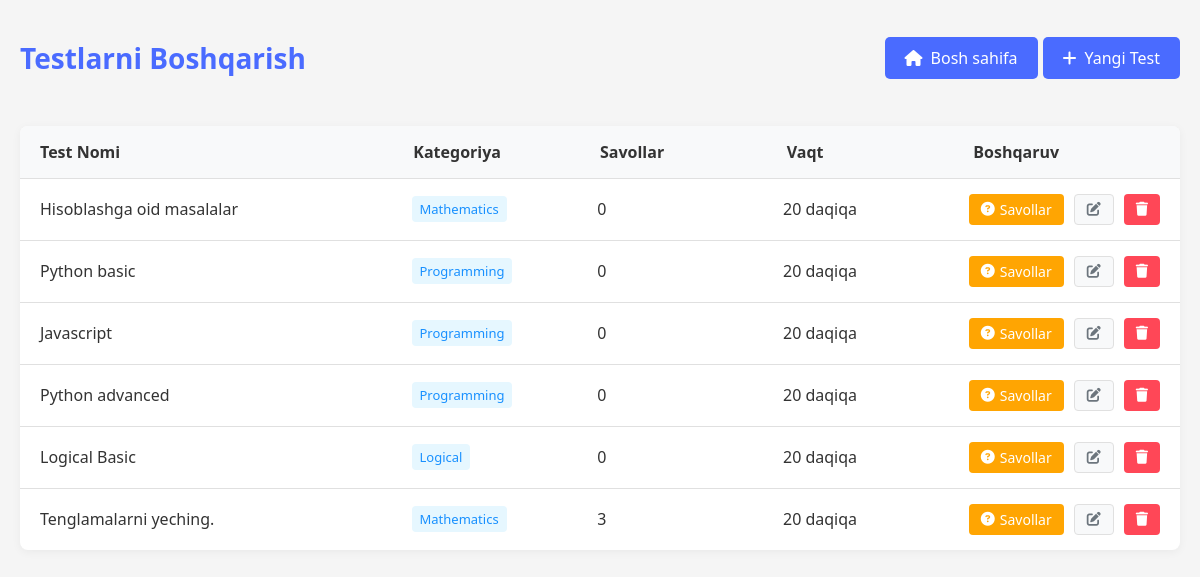
The app's page /manage-tests (signed in), older data.
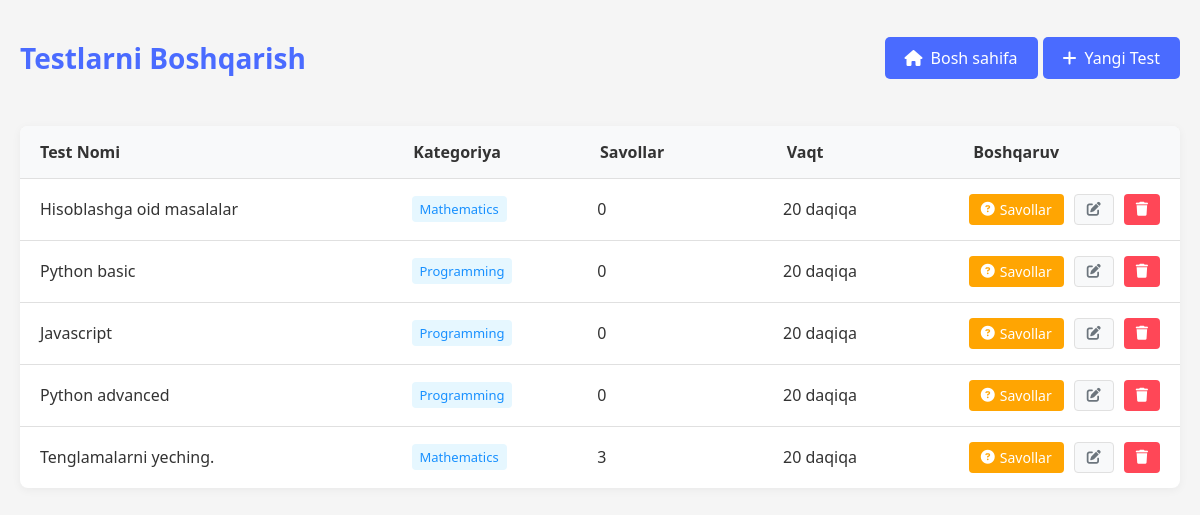
The same page, newer data.
### main/models.py (models this page shows, shortened)
class Test(models.Model):
    author = models.ForeignKey(CustomUser, on_delete=models.CASCADE)
    category = models.ForeignKey(Category, on_delete=models.CASCADE, related_name='tests')
    title = models.CharField(max_length=100)
    difficulty = models.CharField(max_length=10, choices=DIFFICULTY_LEVELS, default='easy')
    is_basics = models.BooleanField(default=True)
    description = models.CharField(max_length=300, default='')
    duration = models.DurationField(default=timezone.timedelta(minutes=20))  # test muddati 20 daqiqa
    max_attempt = models.PositiveSmallIntegerField()
    start_date = models.DateTimeField(default=timezone.now)
    end_time = models.DateTimeField(default=(timezone.now()+timezone.timedelta(days=10)))
    pass_percentage = models.PositiveIntegerField(default=60)
    icon_class = models.CharField(max_length=100, default='fa fa-folder' ) # masalan: 'fa fa-code'
    completed_count = models.PositiveIntegerField(default=0)
    class Meta:
        verbose_name = 'test'
        verbose_name_plural = 'tests'
    def question_count(self):
        return self.questions.count()

class Category(models.Model):
    name = models.CharField(max_length=50, unique=True)
    icon_class = models.CharField(max_length=100, default='fa fa-folder' ) # masalan: 'fa fa-code'
    class Meta:
        verbose_name = 'category'
        verbose_name_plural = 'categories'

### main/views.py (the view)
# urls.py: path('manage-tests', ManageTestsView.as_view(), name='manage_tests'),
class ManageTestsView(LoginRequiredMixin, View):
    login_url = 'users:login'
    def dispatch(self, request, *args, **kwargs):
        if not request.user.is_staff:
            raise PermissionDenied("Faqat admin foydalanuvchilar bu amalni bajara oladi.")
        return super().dispatch(request, *args, **kwargs)
    def get(self, request):
        tests = Test.objects.all()
        context = {
            'tests': tests
        }
        return render(request, 'main/manage_tests.html', context)

### main/templatetags/duration_filters.py (called while the page is built)
@register.filter
def duration_in_minutes(value):
    try:
        return int(value.total_seconds() // 60)
    except:
        return 0

### main/views.py (called while the page is built)
def get_today(request):
    today = datetime.date(datetime.today())
    return {'today': today}

### templates/main/manage_tests.html (shortened to what this page needs)
{% load static %}
{% load duration_filters %}
<!DOCTYPE html>
<html lang="uz">
<head>
    <link rel="stylesheet" href="{% static 'css/manage_tests.css' %}">
    <link rel="stylesheet" href="https://cdnjs.cloudflare.com/ajax/libs/font-awesome/6.4.0/css/all.min.css">
</head>
<body>
    <div class="container">
        <div class="header">
            <h1 class="page-title">Testlarni Boshqarish</h1>
            <div style="display: flex;">
                <a href="{% url 'main:index' %}" class="add-btn" style="text-decoration: none; margin-right: 5px;">
                    <i class="fas fa-home"></i>
                    Bosh sahifa
                </a>
                <a href="{% url 'main:new_test' %}" class="add-btn" style="text-decoration: none;">
                    <i class="fas fa-plus"></i>
                    Yangi Test
                </a>
            </div>
        </div>
        <div class="tests-table">
            <div class="table-header">
                <div>Test Nomi</div>
                <div>Kategoriya</div>
                <div>Savollar</div>
                <div>Vaqt</div>
                <div>Boshqaruv</div>
            </div>
            {% if tests.exists %}
                {% for test in tests %}
                    <div class="test-item">
                        <div class="test-name">{{ test.title }}</div>
                        <div><span class="test-category">{{ test.category.name }}</span></div>
                        <div>{{ test.question_count }}</div>
                        <div>{{ test.duration|duration_in_minutes }} daqiqa</div>
                        <div class="test-actions">
                            <a class="action-btn questions-btn">
                                <i class="fas fa-question-circle"></i>
                                Savollar
                            </a>
                            <a class="action-btn edit-btn">
                                <i class="fas fa-edit"></i>
                            </a>
                            <a class="action-btn delete-btn">
                                <i class="fas fa-trash"></i>
                            </a>
                        </div>
                    </div>
                {% endfor %}
            {% endif %}
        </div>
    </div>
</body>
</html>

### static/css/manage_tests.css (style rules this page uses)
:root { --primary-color: #4a6bff; --secondary-color: #f8f9fa; --danger-color: #ff4757; --warning-color: #ffa502; --text-color: #333; --light-text: #6c757d; --border-color: #e0e0e0; }
body { font-family: 'Segoe UI', Tahoma, Geneva, Verdana, sans-serif; background-color: #f5f5f5; color: var(--text-color); margin: 0; padding: 0; }
.container { max-width: 1200px; margin: 0 auto; padding: 20px; }
.header { display: flex; justify-content: space-between; align-items: center; margin-bottom: 30px; }
.page-title { font-size: 28px; font-weight: 600; color: var(--primary-color); }
.add-btn { background-color: var(--primary-color); color: white; border: none; padding: 10px 20px; border-radius: 5px; cursor: pointer; font-weight: 500; display: flex; align-items: center; gap: 8px; transition: all 0.3s ease; }
.tests-table { width: 100%; background-color: white; border-radius: 8px; box-shadow: 0 2px 10px rgba(0, 0, 0, 0.05); overflow: hidden; }
.table-header { display: grid; grid-template-columns: 2fr 1fr 1fr 1fr 1fr; background-color: var(--secondary-color); padding: 15px 20px; font-weight: 600; border-bottom: 1px solid var(--border-color); }
.test-item { display: grid; grid-template-columns: 2fr 1fr 1fr 1fr 1fr; padding: 15px 20px; border-bottom: 1px solid var(--border-color); align-items: center; }
.test-item:last-child { border-bottom: none; }
.test-name { font-weight: 500; }
.test-category { background-color: #e6f7ff; color: #1890ff; padding: 4px 8px; border-radius: 4px; font-size: 13px; display: inline-block; }
.test-actions { display: flex; gap: 10px; justify-content: flex-end; }
.action-btn { padding: 6px 12px; border-radius: 4px; cursor: pointer; font-size: 14px; transition: all 0.2s ease; display: flex; align-items: center; gap: 5px; }
.edit-btn { background-color: var(--secondary-color); color: var(--light-text); border: 1px solid var(--border-color); }
.delete-btn { background-color: var(--danger-color); color: white; border: none; }
.questions-btn { background-color: var(--warning-color); color: white; border: none; }

Row changes from the older to the newer data that the page shows:
removed Test: title "Logical Basic", category.name "Logical", question_count "0", duration|duration_in_minutes "20"
